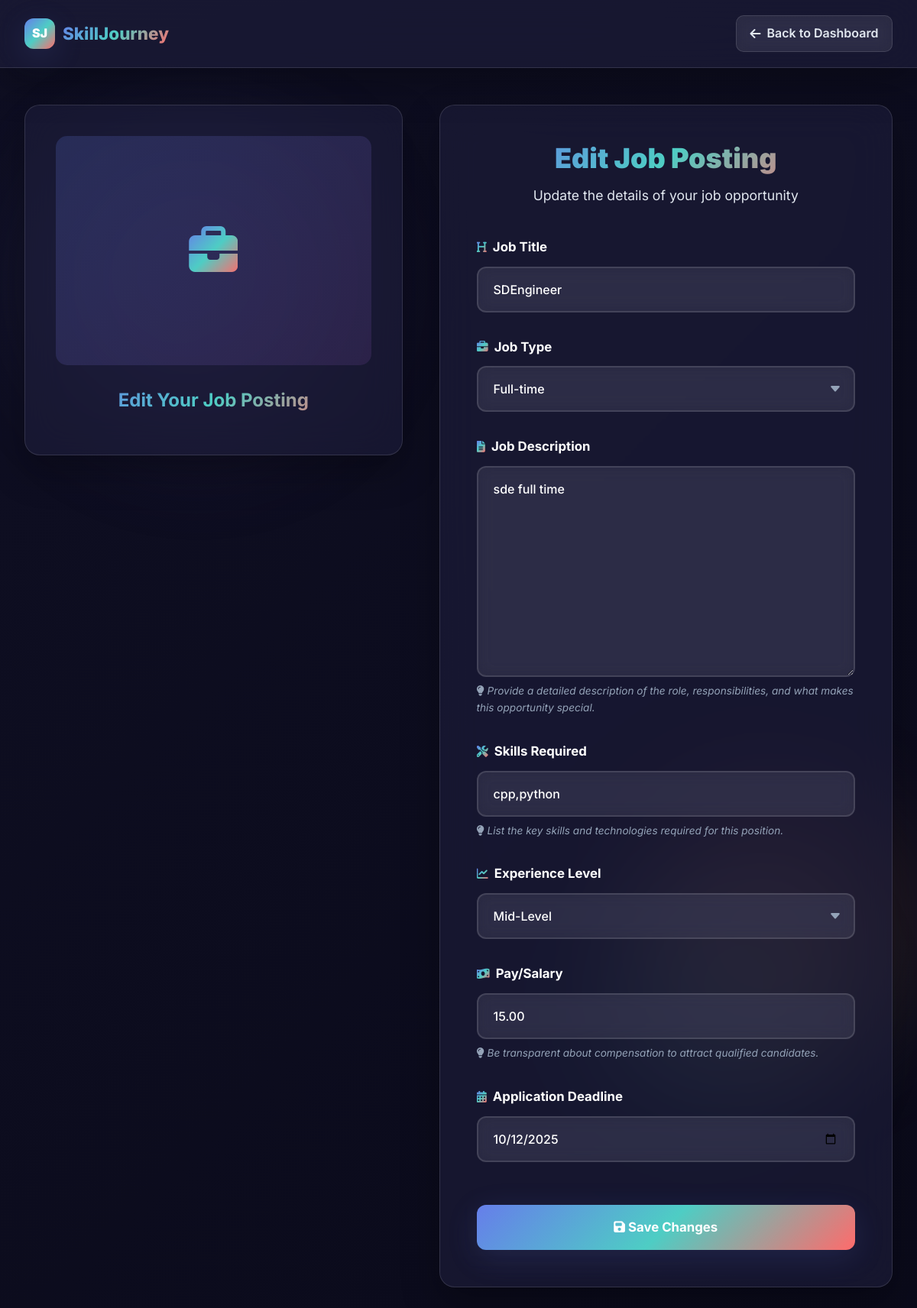
Page /job/1/edit/ (signed in) on the committed database.
### freelancer/models.py (models this page shows, shortened)
class Job(models.Model):
    JOB_TYPES = [
        ('full_time', 'Full-time'),
        ('part_time', 'Part-time'),
        ('internship', 'Internship'),
    ]
    recruiter = models.ForeignKey(RecruiterProfile, on_delete=models.CASCADE)
    title = models.CharField(max_length=255)
    description = models.TextField()
    skills_required = models.TextField()
    experience_level = models.CharField(max_length=50)
    salary = models.DecimalField(max_digits=10, decimal_places=2, null=True, blank=True)
    deadline = models.DateField()
    status = models.CharField(max_length=20, default="Open")
    job_type = models.CharField(max_length=20, choices=JOB_TYPES, default='full_time')
    created_at = models.DateTimeField(auto_now_add=True)

### freelancer/views.py (the view)
# urls.py: path('job/<int:job_id>/edit/', edit_job, name='edit_job'),
@login_required
def edit_job(request, job_id):
    recruiter = RecruiterProfile.objects.get(user=request.user)
    job = get_object_or_404(Job, id=job_id, recruiter=recruiter)
    if request.method == 'POST':
        form = JobForm(request.POST, instance=job)
        if form.is_valid():
            form.save()
            messages.success(request, "Job updated successfully!")
            return redirect('my_jobs')
    else:
        form = JobForm(instance=job)
    return render(request, 'recruiter/edit_job.html', {'form': form})

### freelancer/forms.py
class JobForm(forms.ModelForm):
    class Meta:
        model = Job
        fields = ['title', 'description', 'skills_required', 'experience_level', 'salary', 'deadline', 'job_type']
        widgets = {
            'title': forms.TextInput(attrs={'placeholder': 'Enter job title'}),
            'description': forms.Textarea(attrs={'placeholder': 'Enter job description'}),
            'skills_required': forms.TextInput(attrs={'placeholder': 'Enter required skills'}),
            'experience_level': forms.Select(choices=[
                ('Fresher', 'Fresher'),
                ('Mid-Level', 'Mid-Level'),
                ('Senior', 'Senior')
            ]),
            'salary': forms.NumberInput(attrs={'placeholder': 'Enter pay or salary'}),
            'deadline': forms.DateInput(attrs={'type': 'date'}),
            'job_type': forms.Select(attrs={'placeholder': 'Select job type'}, choices=[
                ('full_time', 'Full-time'),
                ('part_time', 'Part-time'),
                ('internship', 'Internship')
            ]),
        }

### templates/recruiter/edit_job.html (shortened to what this page needs)
<!DOCTYPE html>
<html lang="en">
<head>
  <link href="https://cdn.jsdelivr.net/npm/bootstrap@5.3.0/dist/css/bootstrap.min.css" rel="stylesheet">
  <link rel="stylesheet" href="https://cdnjs.cloudflare.com/ajax/libs/font-awesome/6.4.0/css/all.min.css">
</head>
<body>
    <div class="bg-animation">
        <div class="floating-orb orb-1"></div>
        <div class="floating-orb orb-2"></div>
    </div>
    <nav class="header-nav">
        <a href="{% url 'admin_dashboard' %}" class="header-brand">
            <div class="brand-logo">SJ</div>
            <span>SkillJourney</span>
        </a>
        <div class="header-menu">
            <a href="{% url 'admin_dashboard' %}">
                <i class="fas fa-arrow-left"></i> Back to Dashboard
            </a>
        </div>
    </nav>
    <div class="main-container">
        <div class="image-section">
            <div class="image-card">
                <div class="job-image">
                    <div class="image-placeholder" id="imagePlaceholder">
                        <i class="fas fa-briefcase"></i>
                    </div>
                </div>
                <div class="image-content">
                    <h3>Edit Your Job Posting</h3>
                </div>
            </div>
        </div>
        <div class="form-section">
            <div class="form-header">
                <h1>Edit Job Posting</h1>
                <p>Update the details of your job opportunity</p>
            </div>
            <form method="POST">
                <div class="form-group">
                    <label for="{{ form.title.id_for_label }}" class="form-label">
                        <i class="fas fa-heading"></i> Job Title
                    </label>
                    {{ form.title }}
                </div>
                <div class="form-group">
                    <label for="id_job_type" class="form-label">
                        <i class="fas fa-briefcase"></i> Job Type
                    </label>
                    {{ form.job_type }}
                </div>
                <div class="form-group">
                    <label for="{{ form.description.id_for_label }}" class="form-label">
                        <i class="fas fa-file-alt"></i> Job Description
                    </label>
                    {{ form.description }}
                    <div class="form-help">
                        <i class="fas fa-lightbulb"></i> Provide a detailed description of the role, responsibilities, and what makes this opportunity special.
                    </div>
                </div>
                <div class="form-group">
                    <label for="{{ form.skills_required.id_for_label }}" class="form-label">
                        <i class="fas fa-tools"></i> Skills Required
                    </label>
                    {{ form.skills_required }}
                    <div class="form-help">
                        <i class="fas fa-lightbulb"></i> List the key skills and technologies required for this position.
                    </div>
                </div>
                <div class="form-group">
                    <label for="{{ form.experience_level.id_for_label }}" class="form-label">
                        <i class="fas fa-chart-line"></i> Experience Level
                    </label>
                    {{ form.experience_level }}
                </div>
                <div class="form-group">
                    <label for="{{ form.salary.id_for_label }}" class="form-label">
                        <i class="fas fa-money-bill-wave"></i> Pay/Salary
                    </label>
                    {{ form.salary }}
                    <div class="form-help">
                        <i class="fas fa-lightbulb"></i> Be transparent about compensation to attract qualified candidates.
                    </div>
                </div>
                <div class="form-group">
                    <label for="{{ form.deadline.id_for_label }}" class="form-label">
                        <i class="fas fa-calendar-alt"></i> Application Deadline
                    </label>
                    {{ form.deadline }}
                </div>
                <button type="submit" class="btn-primary">
                    <i class="fas fa-save"></i> Save Changes
                </button>
            </form>
        </div>
    </div>
</body>
</html>

### rows in the picture
Job: title "SDEngineer", job_type "Full-time", description "sde full time", skills_required "cpp,python", experience_level "Mid-Level", salary "15.00", deadline "10/12/2025"
